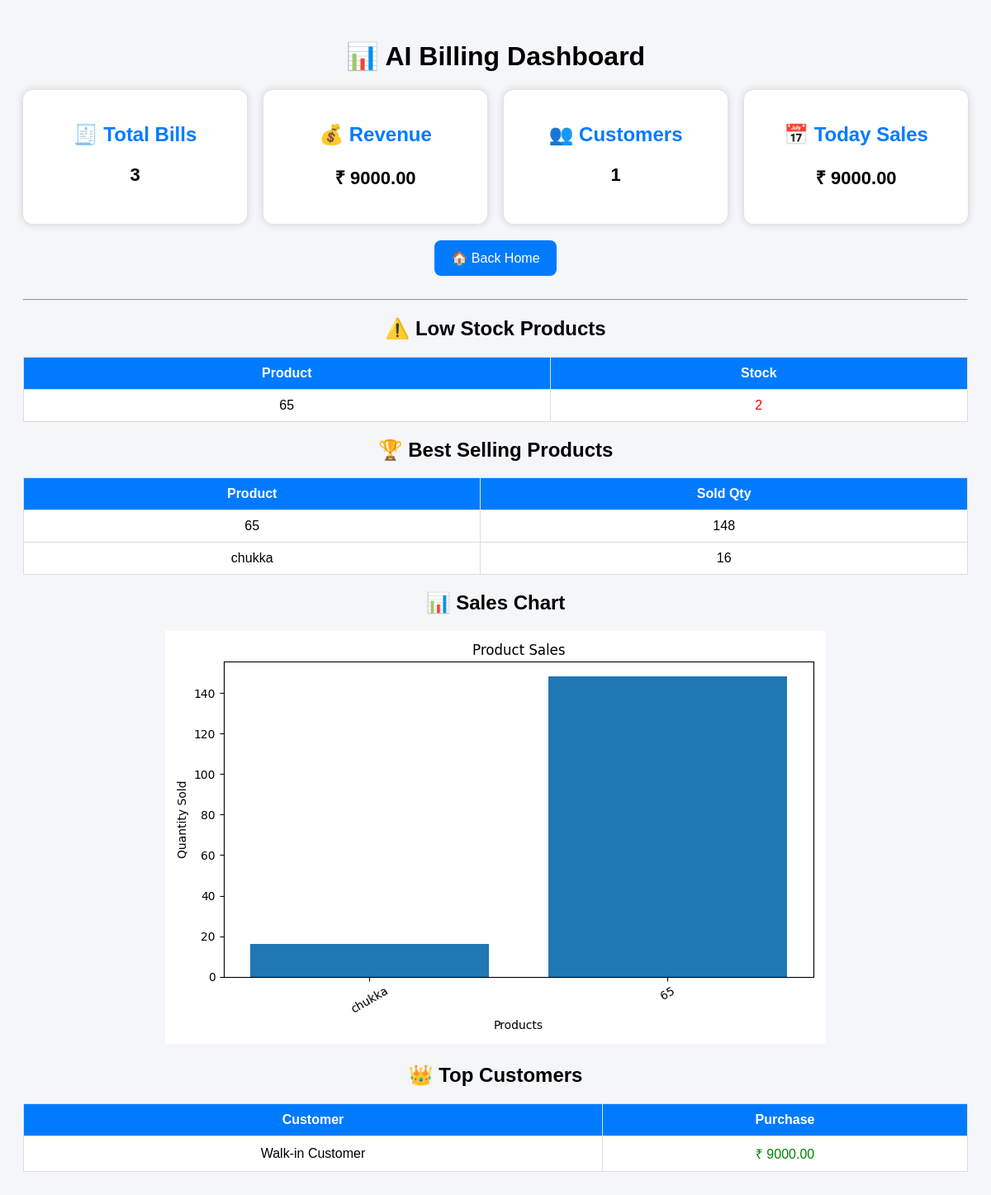
Page /dashboard (signed in) on the committed database.
### app.py (models this page shows)
class Product(db.Model):
    id = db.Column(db.Integer, primary_key=True)
    product_name = db.Column(db.String(100), nullable=False)
    price = db.Column(db.Float, nullable=False)
    stock = db.Column(db.Integer, nullable=False)
    shop_id = db.Column(db.Integer, db.ForeignKey("shop.id"))

class Bill(db.Model):
    __tablename__ = "bill"
    id = db.Column(db.Integer, primary_key=True)
    customer_name = db.Column(db.String(100))
    mobile = db.Column(db.String(20))
    product = db.Column(db.String(100))
    quantity = db.Column(db.Integer)
    price = db.Column(db.Float)
    total = db.Column(db.Float)
    created_at = db.Column(db.DateTime, default=datetime.utcnow)
    shop_id = db.Column(db.Integer, db.ForeignKey("shop.id"))

### app.py (the view)
@app.route("/dashboard")
def dashboard():
    if "shop_id" not in session:
        return redirect("/login")
    shop_id = session["shop_id"]
    bills = Bill.query.filter_by(
        shop_id=shop_id
    ).all()
    total_bills = len(bills)
    total_revenue = sum(
        bill.total or 0
        for bill in bills
    )
    total_customers = len(
        set(
            bill.mobile
            for bill in bills
            if bill.mobile
        )
    )
    today = datetime.now().date()
    today_sales = sum(
        bill.total or 0
        for bill in bills
        if bill.id and
        Bill.query.get(bill.id).id
    )
    low_stock = Product.query.filter(
        Product.shop_id == shop_id,
        Product.stock <= 10
    ).all()
    best_products = {}
    for bill in bills:
        if bill.product:
            best_products[bill.product] = (
                best_products.get(
                    bill.product,
                    0
                )
                +
                (bill.quantity or 0)
            )
    best_products = sorted(
        best_products.items(),
        key=lambda x:x[1],
        reverse=True
    )
    top_customers = {}
    for bill in bills:
        if bill.customer_name:
            top_customers[bill.customer_name] = (
                top_customers.get(
                    bill.customer_name,
                    0
                )
                +
                (bill.total or 0)
            )
    top_customers = sorted(
        top_customers.items(),
        key=lambda x:x[1],
        reverse=True
    )[:5]
    return render_template(
        "dashboard.html",
        today_sales=today_sales,
        total_bills=total_bills,
        total_revenue=total_revenue,
        total_customers=total_customers,
        low_stock=low_stock,
        best_products=best_products,
        top_customers=top_customers
    )

### templates/dashboard.html (shortened to what this page needs)
<!DOCTYPE html>
<html>
<head>
</head>
<body>
<h1>
📊 AI Billing Dashboard
</h1>
<div class="cards">
<div class="card">
<h2>🧾 Total Bills</h2>
<p>
{{ total_bills }}
</p>
</div>
<div class="card">
<h2>💰 Revenue</h2>
<p>
₹ {{ "%.2f"|format(total_revenue) }}
</p>
</div>
<div class="card">
<h2>👥 Customers</h2>
<p>
{{ total_customers }}
</p>
</div>
<div class="card">
<h2>📅 Today Sales</h2>
<p>
₹ {{ "%.2f"|format(today_sales) }}
</p>
</div>
</div>
<div class="center">
<a href="/" class="btn">
🏠 Back Home
</a>
</div>
<hr>
<h2>
⚠️ Low Stock Products
</h2>
<div class="table-box">
<table>
<tr>
<th>Product</th>
<th>Stock</th>
</tr>
{% for product in low_stock %}
<tr>
<td>
{{ product.product_name }}
</td>
<td style="color:red;">
{{ product.stock }}
</td>
</tr>
{% else %}
<tr>
<td colspan="2">
✅ Stock Available
</td>
</tr>
{% endfor %}
</table>
</div>
<h2>
🏆 Best Selling Products
</h2>
<div class="table-box">
<table>
<tr>
<th>Product</th>
<th>Sold Qty</th>
</tr>
{% for product,qty in best_products %}
<tr>
<td>
{{ product }}
</td>
<td>
{{ qty }}
</td>
</tr>
{% else %}
<tr>
<td colspan="2">
No Sales
</td>
</tr>
{% endfor %}
</table>
</div>
<h2>
📊 Sales Chart
</h2>
<div class="center chart">
<img src="/sales_chart">
</div>
<h2>
👑 Top Customers
</h2>
<div class="table-box">
<table>
<tr>
<th>
Customer
</th>
<th>
Purchase
</th>
</tr>
{% for customer,amount in top_customers %}
<tr>
<td>
{{ customer }}
</td>
<td style="color:green;">
₹ {{ "%.2f"|format(amount) }}
</td>
</tr>
{% else %}
<tr>
<td colspan="2">
No Customer Data
</td>
</tr>
{% endfor %}
</table>
</div>
</body>
</html>

### templates/dashboard.html (style rules this page uses)
body { font-family:Arial,sans-serif; background:#f4f6f9; padding:20px; }
h1,h2 { text-align:center; }
.cards { display:grid; grid-template-columns: repeat(auto-fit,minmax(220px,1fr)); gap:20px; }
.card { background:white; padding:20px; border-radius:12px; text-align:center; box-shadow:0 0 10px #ccc; }
.card h2 { color:#007bff; }
.card p { font-size:22px; font-weight:bold; }
.table-box { overflow-x:auto; }
table { width:100%; border-collapse:collapse; background:white; }
th,td { border:1px solid #ddd; padding:10px; text-align:center; }
th { background:#007bff; color:white; }
.btn { display:inline-block; margin:20px; background:#007bff; color:white; padding:12px 20px; border-radius:8px; text-decoration:none; }
.center { text-align:center; }
.chart img { max-width:100%; height:auto; }

### rows in the picture
Product: product_name "65", stock "2"
Bill: product "65", qty "148"
Bill: product "chukka", quantity "16", customer_name "Walk-in Customer", amount "9000.00"

### other values in the picture
{{ total_bills }} "3"
{{ "%.2f"|format(total_revenue) }} "9000.00"
{{ total_customers }} "1"
{{ "%.2f"|format(today_sales) }} "9000.00"
